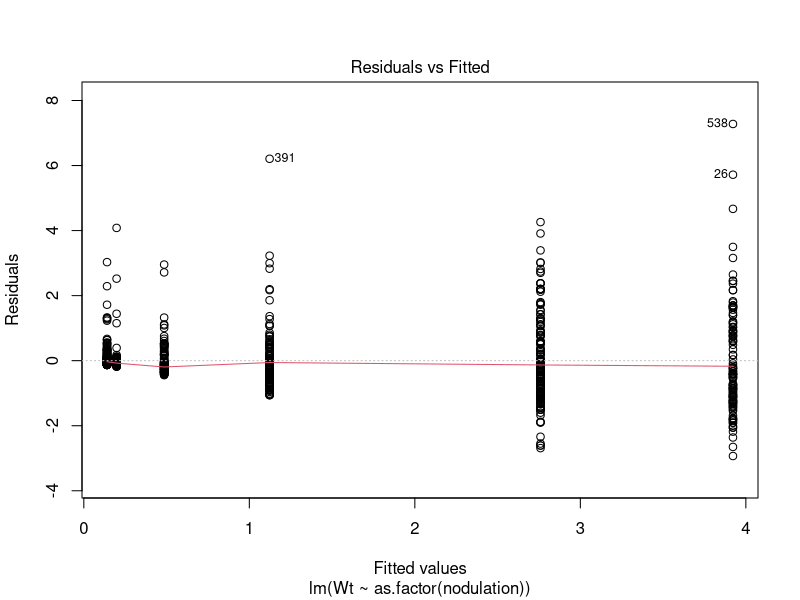
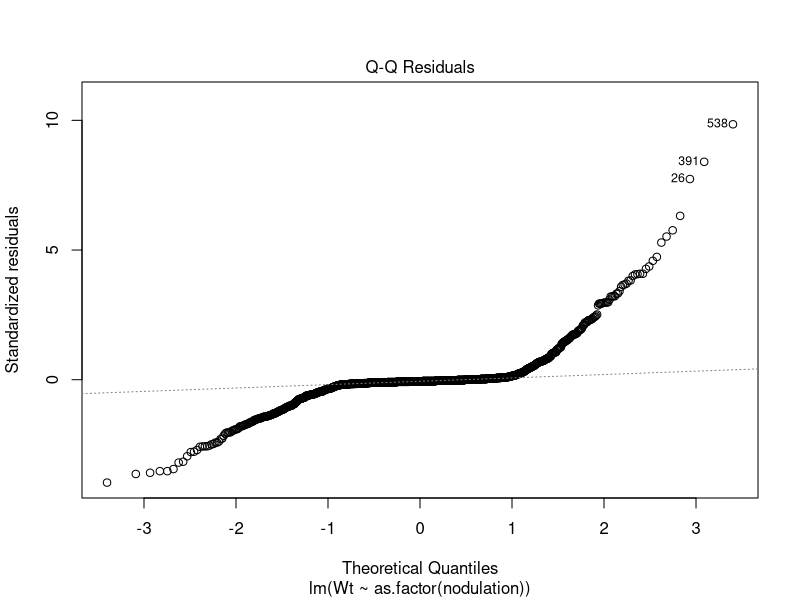
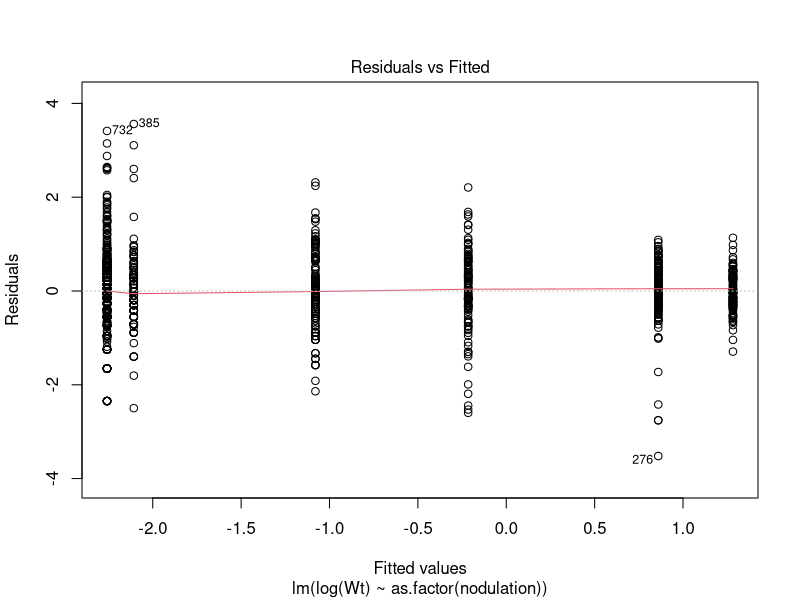
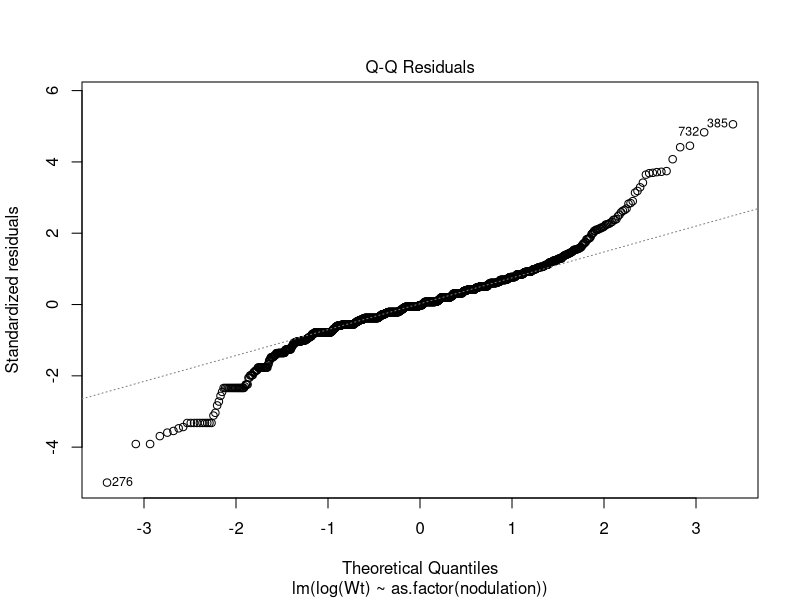

The R script that drew these images, in order:
## ---- chunk 1
knitr::opts_chunk$set(tidy = FALSE, fig.height = 4)
## ---- chunk 2
library(dplyr)
library(ggplot2)
## ---- chunk 3
setwd("../data")
barrett.df <- read.csv(file= "Barrett2014.csv", header = TRUE)
str(barrett.df)
## ---- chunk 4
# nodulation should be a factor, as it's nodulation score
lm.nodulation <- lm(Wt ~ as.factor(nodulation), data = barrett.df)
plot(lm.nodulation, which = c(1:2))
## ---- chunk 5
lm.logwt.nodulation <- lm(log(Wt) ~ as.factor(nodulation), data = barrett.df)
plot(lm.logwt.nodulation, which=c(1:2))
